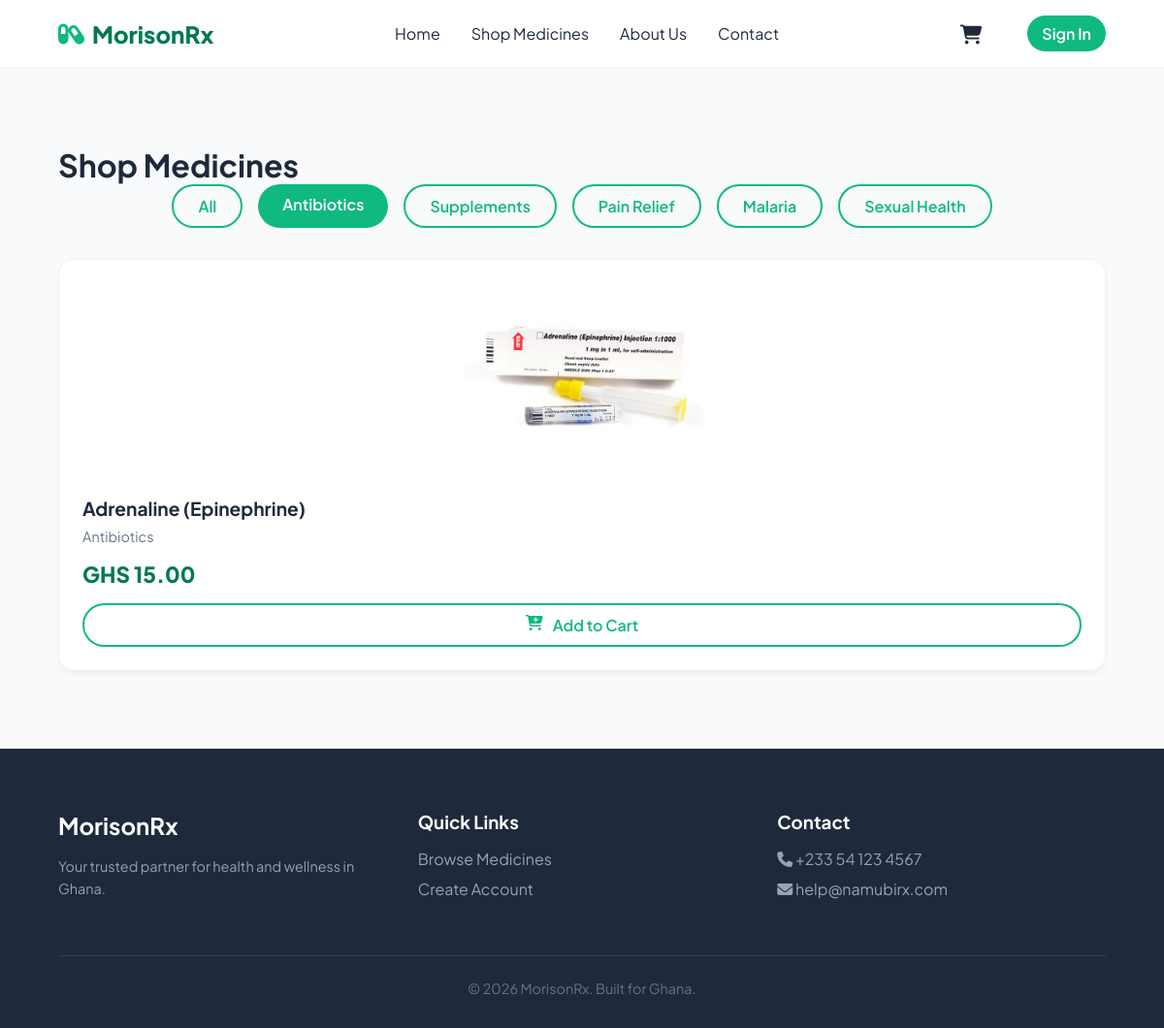
The app's page /shop/?category=Antibiotics with its own data.
### store/models.py (models this page shows, shortened)
class Product(models.Model):
    CATEGORY_CHOICES = (
        ('Pain Relief', 'Pain Relief'),
        ('Antibiotics', 'Antibiotics'),
        ('Supplements', 'Supplements'),
        ('First Aid', 'First Aid'),
        ('Malaria', 'Malaria'),
        ('Sexual Health', 'Sexual Health'),
    )
    name = models.CharField(max_length=200)
    price = models.DecimalField(max_digits=10, decimal_places=2)
    category = models.CharField(max_length=50, choices=CATEGORY_CHOICES, default='Pain Relief')
    description = models.TextField(blank=True, null=True)
    image = models.ImageField(upload_to='medicines/', blank=True, null=True)
    is_featured = models.BooleanField(default=False)

### store/views.py (the view)
# urls.py: path('shop/', views.shop, name='shop'),
def shop(request):
    category = request.GET.get('category')
    products = Product.objects.all()
    if category and category != 'All':
        products = products.filter(category=category)
    categories = Product.objects.values_list('category', flat=True).distinct()
    context = {
        'products': products,
        'current_category': category or 'All',  # Tells the HTML which button should be highlighted
        'categories': categories
    }
    return render(request, 'shop.html', context)

### store/context_processors.py (called while the page is built)
def cart_count(request):
    cart = request.session.get('cart', {})
    count = sum(cart.values())
    return {'cart_count': count}

### store/templates/shop.html (shortened to what this page needs)
{% extends 'base.html' %}
{% block content %}
<div class="container animate-up">
    <h1 class="section-title">Shop Medicines</h1>
    <div style="display: flex; gap: 1rem; overflow-x: auto; padding-bottom: 2rem; justify-content: center; flex-wrap: wrap;">
        <a href="{% url 'shop' %}" class="{% if current_category == 'All' %}nav-btn{% else %}btn-outline{% endif %}" style="padding: 10px 25px; border-radius: 50px;">
            All
        </a>
        {% for cat in categories %}
            {% if cat %}
                <a href="{% url 'shop' %}?category={{ cat }}" class="{% if current_category == cat %}nav-btn{% else %}btn-outline{% endif %}" style="padding: 10px 25px; border-radius: 50px;">
                    {{ cat }}
                </a>
            {% endif %}
        {% endfor %}
    </div>
    <div class="grid-4">
        {% for product in products %}
        <div class="card animate-up" style="display: flex; flex-direction: column; justify-content: space-between; height: 100%;">
            <div>
                {% if product.image %}
                    <img src="{{ product.image.url }}" alt="{{ product.name }}" style="width: 100%; height: 200px; object-fit: contain; background: white; padding: 1rem; border-radius: 12px; margin-bottom: 1rem;">
                {% else %}
                    <img src="https://via.placeholder.com/300x200?text=Medicine" alt="No Image" style="width: 100%; height: 200px; object-fit: contain; background: white; padding: 1rem; border-radius: 12px; margin-bottom: 1rem;">
                {% endif %}
                <h3 style="font-size: 1.2rem; margin-bottom: 0.5rem; color: var(--secondary);">{{ product.name }}</h3>
                <p style="color: #64748B; font-size: 0.9rem; margin-bottom: 1rem;">{{ product.category }}</p>
            </div>
            <div>
                <span class="price" style="font-size: 1.4rem; color: var(--primary-dark); font-weight: 800; margin-bottom: 1rem; display: block;">
                    GHS {{ product.price }}
                </span>
                <a href="{% url 'add_to_cart' product.id %}" class="btn btn-outline" style="width: 100%; display: flex; justify-content: center; gap: 10px;">
                    <i class="fas fa-cart-plus"></i> Add to Cart
                </a>
            </div>
        </div>
        {% endfor %}
    </div>
</div>
{% endblock %}

### store/templates/base.html (style rules this page uses)
:root { --primary: #10B981; --primary-dark: #047857; --secondary: #1E293B; --accent: #F59E0B; --light: #F8FAFC; --white: #FFFFFF; --glass: rgba(255, 255, 255, 0.95); --shadow: 0 10px 30px -10px rgba(0, 0, 0, 0.1); }
* { margin: 0; padding: 0; box-sizing: border-box; font-family: 'Plus Jakarta Sans', sans-serif; }
body { background: var(--light); color: var(--secondary); overflow-x: hidden; display: flex; flex-direction: column; min-height: 100vh; }
a { text-decoration: none; color: inherit; transition: 0.3s; }
.animate-up { animation: fadeInUp 0.8s cubic-bezier(0.2, 0.8, 0.2, 1) forwards; opacity: 0; }
.nav-btn { background: var(--primary); color: white; padding: 10px 25px; border-radius: 50px; font-weight: 600; display: inline-block; }
.btn-outline { padding: 10px 25px; border: 2px solid var(--primary); color: var(--primary); background: transparent; border-radius: 50px; font-weight: 600; cursor: pointer; transition: 0.3s; display: inline-block; text-align: center; }
.container { padding: 5rem 5%; }
.grid-4 { display: grid; grid-template-columns: repeat(auto-fit, minmax(250px, 1fr)); gap: 2rem; }
.card { background: var(--white); border-radius: 16px; padding: 1.5rem; box-shadow: 0 4px 6px -1px rgba(0, 0, 0, 0.05); border: 1px solid rgba(0,0,0,0.05); }

### records on screen
Product: image (picture), name "Adrenaline (Epinephrine)", category "Antibiotics", price "15.00"

### other values on screen
{{ cat }} "Antibiotics" "Supplements" "Pain Relief" "Malaria" "Sexual Health"
